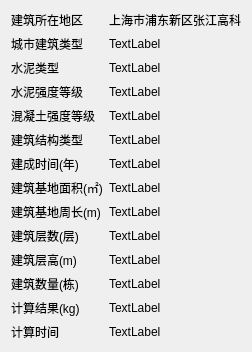
<?xml version="1.0" encoding="UTF-8"?>
<ui version="4.0">
 <class>PageSingleRecord</class>
 <widget class="QWidget" name="PageSingleRecord">
  <property name="geometry">
   <rect>
    <x>0</x>
    <y>0</y>
    <width>230</width>
    <height>259</height>
   </rect>
  </property>
  <property name="windowTitle">
   <string>Form</string>
  </property>
  <layout class="QFormLayout" name="formLayout">
   <item row="0" column="0">
    <widget class="QLabel" name="label">
     <property name="text">
      <string>建筑所在地区</string>
     </property>
    </widget>
   </item>
   <item row="0" column="1">
    <widget class="QLabel" name="lb_location">
     <property name="text">
      <string>上海市浦东新区张江高科</string>
     </property>
    </widget>
   </item>
   <item row="1" column="0">
    <widget class="QLabel" name="label_2">
     <property name="text">
      <string>城市建筑类型</string>
     </property>
    </widget>
   </item>
   <item row="1" column="1">
    <widget class="QLabel" name="lb_building_t">
     <property name="text">
      <string>TextLabel</string>
     </property>
    </widget>
   </item>
   <item row="2" column="0">
    <widget class="QLabel" name="label_3">
     <property name="text">
      <string>水泥类型</string>
     </property>
    </widget>
   </item>
   <item row="2" column="1">
    <widget class="QLabel" name="lb_cement_t">
     <property name="text">
      <string>TextLabel</string>
     </property>
    </widget>
   </item>
   <item row="3" column="0">
    <widget class="QLabel" name="label_12">
     <property name="text">
      <string>水泥强度等级</string>
     </property>
    </widget>
   </item>
   <item row="3" column="1">
    <widget class="QLabel" name="lb_cement_grade">
     <property name="text">
      <string>TextLabel</string>
     </property>
    </widget>
   </item>
   <item row="4" column="0">
    <widget class="QLabel" name="label_5">
     <property name="text">
      <string>混凝土强度等级</string>
     </property>
    </widget>
   </item>
   <item row="4" column="1">
    <widget class="QLabel" name="lb_concrete_grade">
     <property name="text">
      <string>TextLabel</string>
     </property>
    </widget>
   </item>
   <item row="5" column="0">
    <widget class="QLabel" name="label_6">
     <property name="text">
      <string>建筑结构类型</string>
     </property>
    </widget>
   </item>
   <item row="5" column="1">
    <widget class="QLabel" name="lb_structure_t">
     <property name="text">
      <string>TextLabel</string>
     </property>
    </widget>
   </item>
   <item row="6" column="0">
    <widget class="QLabel" name="label_7">
     <property name="text">
      <string>建成时间(年)</string>
     </property>
    </widget>
   </item>
   <item row="6" column="1">
    <widget class="QLabel" name="lb_year">
     <property name="text">
      <string>TextLabel</string>
     </property>
    </widget>
   </item>
   <item row="7" column="0">
    <widget class="QLabel" name="label_8">
     <property name="text">
      <string>建筑基地面积(㎡)</string>
     </property>
    </widget>
   </item>
   <item row="7" column="1">
    <widget class="QLabel" name="lb_building_area">
     <property name="text">
      <string>TextLabel</string>
     </property>
    </widget>
   </item>
   <item row="8" column="0">
    <widget class="QLabel" name="label_13">
     <property name="text">
      <string>建筑基地周长(m)</string>
     </property>
    </widget>
   </item>
   <item row="8" column="1">
    <widget class="QLabel" name="lb_circumference">
     <property name="text">
      <string>TextLabel</string>
     </property>
    </widget>
   </item>
   <item row="9" column="0">
    <widget class="QLabel" name="label_9">
     <property name="text">
      <string>建筑层数(层)</string>
     </property>
    </widget>
   </item>
   <item row="9" column="1">
    <widget class="QLabel" name="lb_floor_count">
     <property name="text">
      <string>TextLabel</string>
     </property>
    </widget>
   </item>
   <item row="10" column="0">
    <widget class="QLabel" name="label_10">
     <property name="text">
      <string>建筑层高(m)</string>
     </property>
    </widget>
   </item>
   <item row="10" column="1">
    <widget class="QLabel" name="lb_height">
     <property name="text">
      <string>TextLabel</string>
     </property>
    </widget>
   </item>
   <item row="11" column="0">
    <widget class="QLabel" name="label_11">
     <property name="text">
      <string>建筑数量(栋)</string>
     </property>
    </widget>
   </item>
   <item row="11" column="1">
    <widget class="QLabel" name="lb_building_count">
     <property name="text">
      <string>TextLabel</string>
     </property>
    </widget>
   </item>
   <item row="12" column="0">
    <widget class="QLabel" name="label_4">
     <property name="text">
      <string>计算结果(kg)</string>
     </property>
    </widget>
   </item>
   <item row="12" column="1">
    <widget class="QLabel" name="lb_result">
     <property name="text">
      <string>TextLabel</string>
     </property>
    </widget>
   </item>
   <item row="13" column="0">
    <widget class="QLabel" name="label_14">
     <property name="text">
      <string>计算时间</string>
     </property>
    </widget>
   </item>
   <item row="13" column="1">
    <widget class="QLabel" name="lb_record_time">
     <property name="text">
      <string>TextLabel</string>
     </property>
    </widget>
   </item>
  </layout>
 </widget>
 <resources/>
 <connections/>
</ui>
